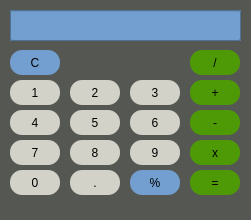
<?xml version="1.0" encoding="UTF-8"?>
<ui version="4.0">
 <class>Calculadora</class>
 <widget class="QMainWindow" name="Calculadora">
  <property name="geometry">
   <rect>
    <x>0</x>
    <y>0</y>
    <width>251</width>
    <height>220</height>
   </rect>
  </property>
  <property name="minimumSize">
   <size>
    <width>251</width>
    <height>220</height>
   </size>
  </property>
  <property name="maximumSize">
   <size>
    <width>251</width>
    <height>220</height>
   </size>
  </property>
  <property name="windowTitle">
   <string>Calculadora</string>
  </property>
  <property name="styleSheet">
   <string notr="true">background-color: rgb(85, 87, 83);</string>
  </property>
  <widget class="QWidget" name="centralwidget">
   <property name="enabled">
    <bool>true</bool>
   </property>
   <widget class="QPushButton" name="button_1">
    <property name="enabled">
     <bool>true</bool>
    </property>
    <property name="geometry">
     <rect>
      <x>10</x>
      <y>80</y>
      <width>50</width>
      <height>25</height>
     </rect>
    </property>
    <property name="styleSheet">
     <string notr="true">background-color: rgb(210, 210, 200);
border-radius:12px;
</string>
    </property>
    <property name="text">
     <string>1</string>
    </property>
   </widget>
   <widget class="QPushButton" name="button_2">
    <property name="geometry">
     <rect>
      <x>70</x>
      <y>80</y>
      <width>50</width>
      <height>25</height>
     </rect>
    </property>
    <property name="styleSheet">
     <string notr="true">QPushButton{
background-color: rgb(210, 210, 200);
border-radius:12px;
}</string>
    </property>
    <property name="text">
     <string>2</string>
    </property>
   </widget>
   <widget class="QPushButton" name="button_3">
    <property name="geometry">
     <rect>
      <x>130</x>
      <y>80</y>
      <width>50</width>
      <height>25</height>
     </rect>
    </property>
    <property name="styleSheet">
     <string notr="true">QPushButton{
background-color: rgb(210, 210, 200);
border-radius:12px;
}</string>
    </property>
    <property name="text">
     <string>3</string>
    </property>
   </widget>
   <widget class="QPushButton" name="button_4">
    <property name="geometry">
     <rect>
      <x>10</x>
      <y>110</y>
      <width>50</width>
      <height>25</height>
     </rect>
    </property>
    <property name="styleSheet">
     <string notr="true">QPushButton{
background-color: rgb(210, 210, 200);
border-radius:12px;
}</string>
    </property>
    <property name="text">
     <string>4</string>
    </property>
   </widget>
   <widget class="QPushButton" name="button_5">
    <property name="geometry">
     <rect>
      <x>70</x>
      <y>110</y>
      <width>50</width>
      <height>25</height>
     </rect>
    </property>
    <property name="styleSheet">
     <string notr="true">QPushButton{
background-color: rgb(210, 210, 200);
border-radius:12px;
}</string>
    </property>
    <property name="text">
     <string>5</string>
    </property>
   </widget>
   <widget class="QPushButton" name="button_6">
    <property name="geometry">
     <rect>
      <x>130</x>
      <y>110</y>
      <width>50</width>
      <height>25</height>
     </rect>
    </property>
    <property name="styleSheet">
     <string notr="true">QPushButton{
background-color: rgb(210, 210, 200);
border-radius:12px;
}</string>
    </property>
    <property name="text">
     <string>6</string>
    </property>
   </widget>
   <widget class="QPushButton" name="button_7">
    <property name="geometry">
     <rect>
      <x>10</x>
      <y>140</y>
      <width>50</width>
      <height>25</height>
     </rect>
    </property>
    <property name="styleSheet">
     <string notr="true">QPushButton{
background-color: rgb(210, 210, 200);
border-radius:12px;
}</string>
    </property>
    <property name="text">
     <string>7</string>
    </property>
   </widget>
   <widget class="QPushButton" name="button_8">
    <property name="geometry">
     <rect>
      <x>70</x>
      <y>140</y>
      <width>50</width>
      <height>25</height>
     </rect>
    </property>
    <property name="styleSheet">
     <string notr="true">QPushButton{
background-color: rgb(210, 210, 200);
border-radius:12px;
}</string>
    </property>
    <property name="text">
     <string>8</string>
    </property>
   </widget>
   <widget class="QPushButton" name="button_9">
    <property name="geometry">
     <rect>
      <x>130</x>
      <y>140</y>
      <width>50</width>
      <height>25</height>
     </rect>
    </property>
    <property name="styleSheet">
     <string notr="true">QPushButton{
background-color: rgb(210, 210, 200);
border-radius:12px;
}</string>
    </property>
    <property name="text">
     <string>9</string>
    </property>
   </widget>
   <widget class="QPushButton" name="button_0">
    <property name="geometry">
     <rect>
      <x>10</x>
      <y>170</y>
      <width>50</width>
      <height>25</height>
     </rect>
    </property>
    <property name="styleSheet">
     <string notr="true">QPushButton{
background-color: rgb(210, 210, 200);
border-radius:12px;
}</string>
    </property>
    <property name="text">
     <string>0</string>
    </property>
   </widget>
   <widget class="QPushButton" name="button_mais">
    <property name="geometry">
     <rect>
      <x>190</x>
      <y>80</y>
      <width>50</width>
      <height>25</height>
     </rect>
    </property>
    <property name="styleSheet">
     <string notr="true">QPushButton{
background-color: rgb(78, 154, 6);
border-radius:12px;
}</string>
    </property>
    <property name="text">
     <string>+</string>
    </property>
   </widget>
   <widget class="QPushButton" name="button_menos">
    <property name="geometry">
     <rect>
      <x>190</x>
      <y>110</y>
      <width>50</width>
      <height>25</height>
     </rect>
    </property>
    <property name="styleSheet">
     <string notr="true">QPushButton{
background-color: rgb(78, 154, 6);
border-radius:12px;
}</string>
    </property>
    <property name="text">
     <string>-</string>
    </property>
   </widget>
   <widget class="QPushButton" name="button_x">
    <property name="geometry">
     <rect>
      <x>190</x>
      <y>140</y>
      <width>50</width>
      <height>25</height>
     </rect>
    </property>
    <property name="styleSheet">
     <string notr="true">QPushButton{
background-color: rgb(78, 154, 6);
border-radius:12px;
}</string>
    </property>
    <property name="text">
     <string>x</string>
    </property>
   </widget>
   <widget class="QPushButton" name="button_p">
    <property name="geometry">
     <rect>
      <x>70</x>
      <y>170</y>
      <width>50</width>
      <height>25</height>
     </rect>
    </property>
    <property name="styleSheet">
     <string notr="true">QPushButton{
background-color: rgb(210, 210, 200);
border-radius:12px;
}</string>
    </property>
    <property name="text">
     <string>.</string>
    </property>
   </widget>
   <widget class="QPushButton" name="button_dividi">
    <property name="geometry">
     <rect>
      <x>190</x>
      <y>50</y>
      <width>50</width>
      <height>25</height>
     </rect>
    </property>
    <property name="styleSheet">
     <string notr="true">QPushButton{
background-color: rgb(78, 154, 6);
border-radius:12px;
}</string>
    </property>
    <property name="text">
     <string>/</string>
    </property>
   </widget>
   <widget class="QPushButton" name="button_clear">
    <property name="geometry">
     <rect>
      <x>10</x>
      <y>50</y>
      <width>50</width>
      <height>25</height>
     </rect>
    </property>
    <property name="styleSheet">
     <string notr="true">QPushButton{
border-radius:12px;
background-color: rgb(114, 159, 207);
}
</string>
    </property>
    <property name="text">
     <string>C</string>
    </property>
   </widget>
   <widget class="QPushButton" name="button_igual">
    <property name="geometry">
     <rect>
      <x>190</x>
      <y>170</y>
      <width>50</width>
      <height>25</height>
     </rect>
    </property>
    <property name="styleSheet">
     <string notr="true">QPushButton{
background-color: rgb(78, 154, 6);
border-radius:12px;
}</string>
    </property>
    <property name="text">
     <string>=</string>
    </property>
   </widget>
   <widget class="QPushButton" name="button_pct">
    <property name="geometry">
     <rect>
      <x>130</x>
      <y>170</y>
      <width>50</width>
      <height>25</height>
     </rect>
    </property>
    <property name="styleSheet">
     <string notr="true">QPushButton{
border-radius:12px;
background-color: rgb(114, 159, 207);
}
</string>
    </property>
    <property name="text">
     <string>%</string>
    </property>
   </widget>
   <widget class="QFrame" name="lcd_frame">
    <property name="geometry">
     <rect>
      <x>10</x>
      <y>10</y>
      <width>231</width>
      <height>31</height>
     </rect>
    </property>
    <property name="styleSheet">
     <string notr="true">background-color: rgb(114, 159, 207);</string>
    </property>
    <property name="frameShape">
     <enum>QFrame::StyledPanel</enum>
    </property>
    <property name="frameShadow">
     <enum>QFrame::Raised</enum>
    </property>
    <widget class="QLineEdit" name="lineEdit">
     <property name="geometry">
      <rect>
       <x>0</x>
       <y>0</y>
       <width>231</width>
       <height>31</height>
      </rect>
     </property>
    </widget>
   </widget>
  </widget>
  <widget class="QStatusBar" name="statusbar"/>
 </widget>
 <resources/>
 <connections/>
</ui>
